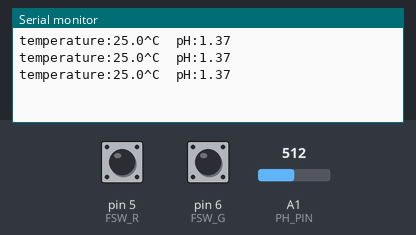
The sketch below on a simulated Arduino Uno, built with avr-gcc and run on an emulated ATmega328P. On the bench: the last lines printed to the serial monitor. The inputs (shaded band) are chosen by the test bench; at power-on: A1 (PH_PIN) = 512, pin 5 (FSW_R) LOW, pin 6 (FSW_G) LOW.

Above: at 1.8 s.
1.9 s: A1 (PH_PIN) set to 490
At 2.4 s:
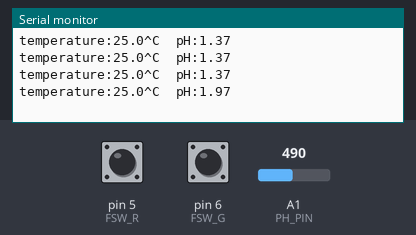
3.4 s: A1 (PH_PIN) set to 510
At 3.9 s:
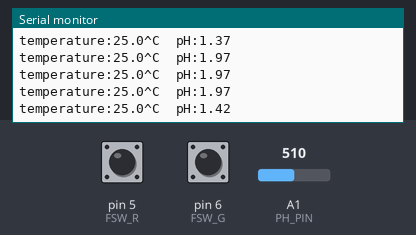
Timing chart, 0 to 6.4 s (numbered marks = the images above; inputs shaded):
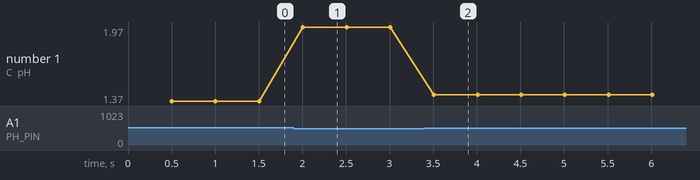

Measured:
- after the input at 1.9 s, the serial monitor: prints a new line after 0.11 s (image 1)
- after the input at 3.4 s, the serial monitor: prints a new line after 0.11 s (image 2)
- plotted number 1: 1.37 → 1.97 after the input at 1.9 s, 1.97 → 1.42 after the input at 3.4 s

The sketch:

Arduino.ino
```cpp
#include "DFRobot_PH.h"
#include <EEPROM.h>
#include <TimerOne.h>
#include <SoftwareSerial.h>

SoftwareSerial esp32(10, 11);

#define PH_PIN A1
float voltage, phValue, temperature = 25;
DFRobot_PH ph;

#define FSW_R 5
#define FSW_G 6

void setup() {
  Serial.begin(115200);
  esp32.begin(57600);
  ph.begin();
}

void loop() {
  static unsigned long timepoint = millis();
  if (millis() - timepoint > 500U) {
    timepoint = millis();
    onTriggerTimer();
  }

  ph.calibration(voltage, temperature);
}


void onTriggerTimer(){
  voltage = analogRead(PH_PIN) / 1024.0 * 5000;
  phValue = ph.readPH(voltage, temperature);
  Serial.print("temperature:");
  Serial.print(temperature, 1);
  Serial.print("^C  pH:");
  Serial.println(phValue, 2);

  String data_str = String(phValue) + "," + String(voltage) + "," + String(temperature) + "," + String(digitalRead(FSW_R)) + "," + String(digitalRead(FSW_G));
  esp32.write(data_str.c_str());
}
```
